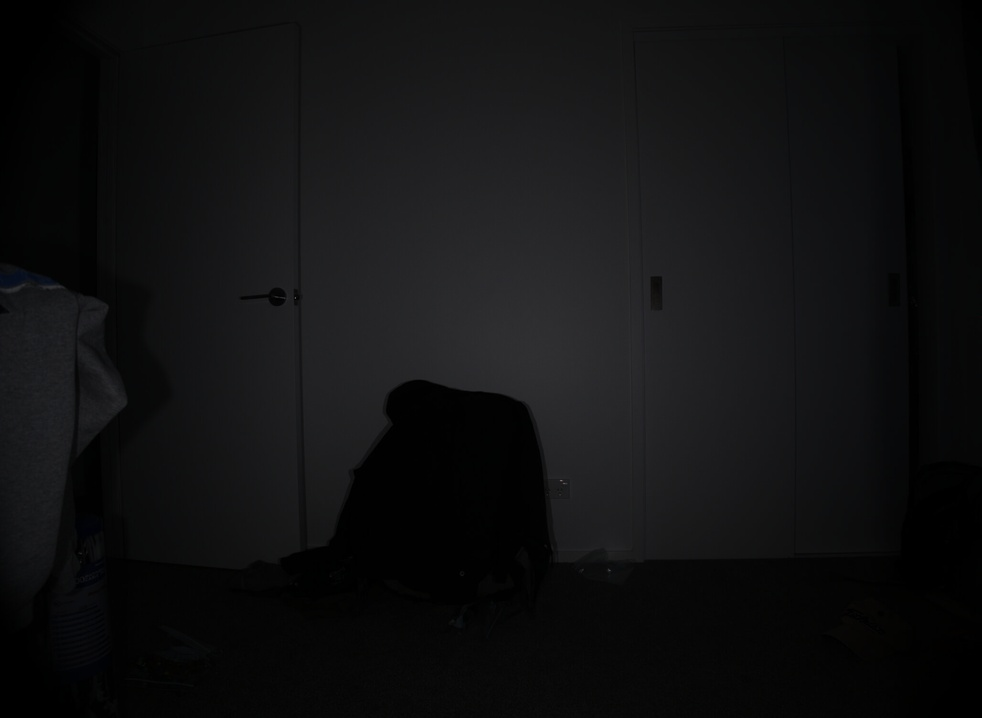
#> input picture app/Recordings/stream.jpg, 982 x 718 px, shrunk from 2056 x 1504 before the run; its folder holds only this picture in this run
$ python -i detect_blur.py   (imports and definitions only)   (older library calls are emulated)
#> lines starting #> are read from the running program, lines starting #| are printed output that depends on the picture; after the words box and inside, x2 and y2 are one past the last pixel; in counts of white or black regions, pixels touching at a corner belong together
#> further down, picture is the input picture: shape (718, 982, 3); mean B, G, R 17.5, 16.7, 16.5
import cv2
import numpy as np

# Default threshold value
FOCUS_THRESHOLD = 30

def set_focus_threshold(threshold):
    """Set the global threshold value for blur detection"""
    global FOCUS_THRESHOLD
    FOCUS_THRESHOLD = threshold
    return FOCUS_THRESHOLD

def get_focus_threshold():
    """Get the current threshold value"""
    return FOCUS_THRESHOLD

def variance_of_laplacian(image):
    gray = cv2.cvtColor(image, cv2.COLOR_BGR2GRAY)
    lap = cv2.Laplacian(gray, cv2.CV_64F)
    lap_abs = np.abs(lap)
    threshold = FOCUS_THRESHOLD  # Use the global threshold
    strong_edges_mask = lap_abs > threshold
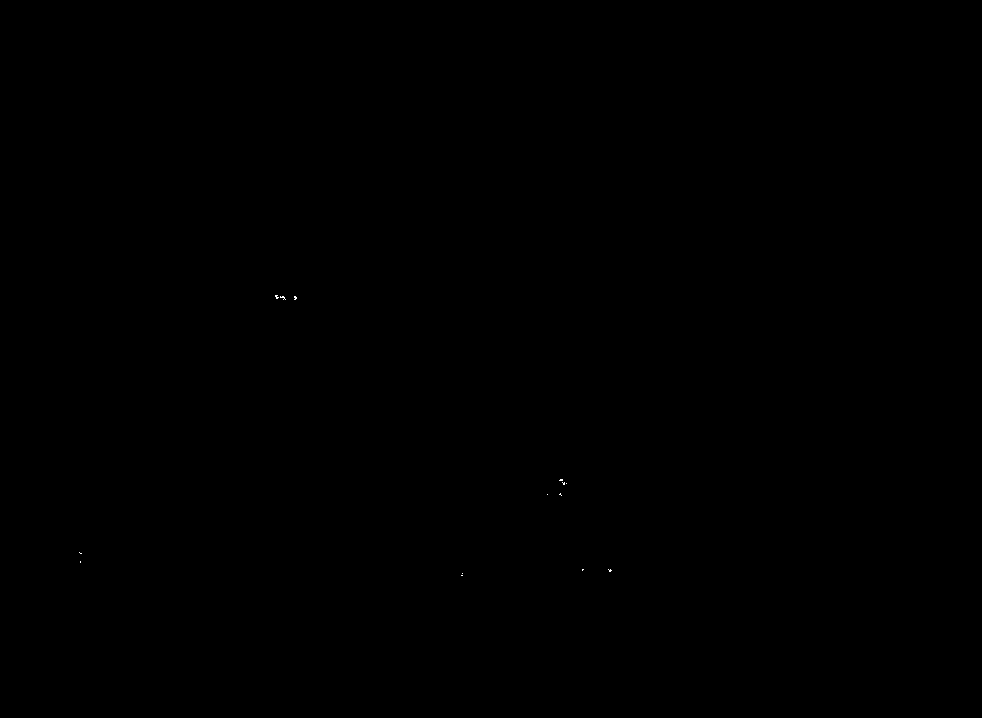
#> strong_edges_mask: shape (718, 982) bool; 0.01% white in thin lines or dots, all inside (x1, y1, x2, y2) = (79, 295, 612, 576)

    height, width = gray.shape
#> height = 718; width = 982
    lap_bgr = np.zeros((height, width, 3), dtype=np.uint8)

    lap_bgr[strong_edges_mask] = [0, 0, 255]

    score = laplacian_score(gray)
#> score = 3.67

    font = cv2.FONT_HERSHEY_SIMPLEX
    text = f"Laplacian Score: {score:.2f}"
#> text = 'Laplacian Score: 3.67'
    text_size = cv2.getTextSize(text, font, 3, 2)[0]
#> text_size = (1040, 64)
    text_x = min(10, width - text_size[0] - 10)
#> text_x = -68
    text_y = max(30, text_size[1] + 10)
#> text_y = 74
    cv2.putText(lap_bgr, text, (text_x, text_y), font, 3, (255, 255, 255), 2, cv2.LINE_AA)

    return lap_bgr

def laplacian_score(image_grey):
    lap = cv2.Laplacian(image_grey, cv2.CV_64F)
    return lap.var()

>>> import cv2
>>> picture = cv2.imread('Recordings/stream.jpg')
>>> result = variance_of_laplacian(picture)
